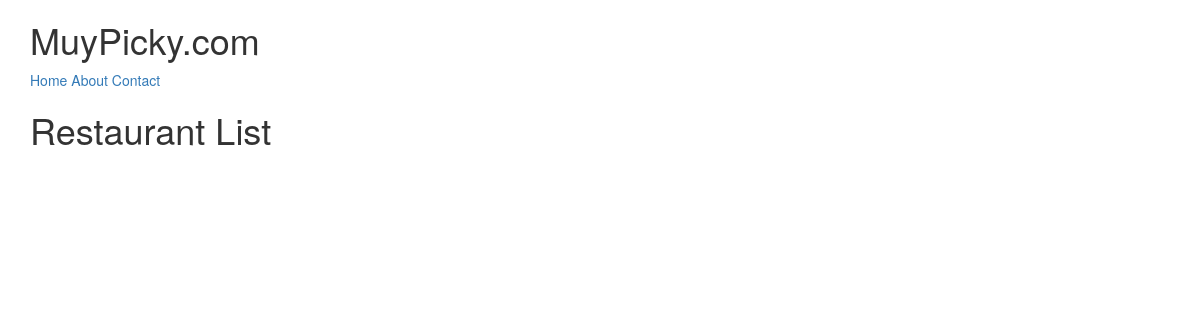
The page /restaurants/ on the database as committed earlier.
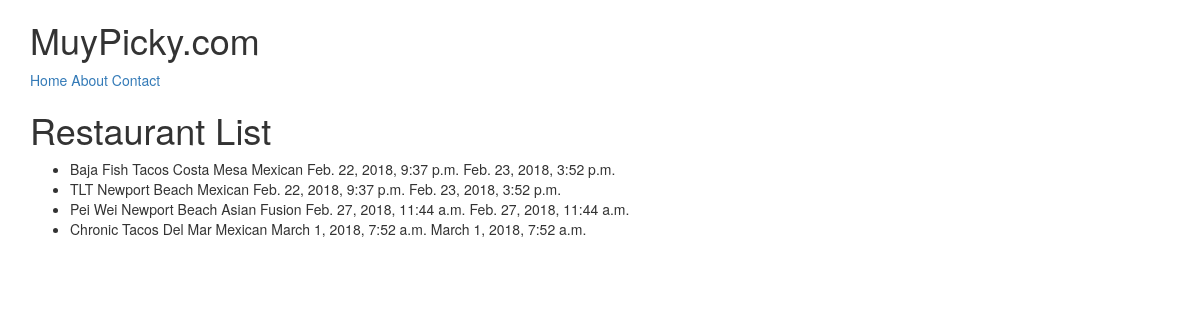
The same page on the database as committed later.
### restaurants/models.py (models this page shows, shortened)
class RestaurantLocation(models.Model):
    name = models.CharField(max_length=120)
    location = models.CharField(max_length=120, null=True, blank=True)
    category = models.CharField(max_length=120, null=True, blank=True)
    timestamp = models.DateTimeField(auto_now_add=True)
    updated = models.DateTimeField(auto_now=True)

### restaurants/views.py (the view)
# urls.py: url(r'^restaurants/$', RestaurantListView.as_view()),
class RestaurantListView(ListView):
    queryset = RestaurantLocation.objects.all()
    template_name = 'restaurants/restaurants_list.html'

### restaurants/templates/restaurants/restaurants_list.html (shortened to what this page needs)
{% extends "base.html" %}
{% block content %}
<h1>Restaurant List</h1>
<ul>
{% for obj in object_list %}
    <li>{{ obj.name }} {{ obj.location }} {{ obj.category }} {{ obj.timestamp }} {{ obj.updated }}</li>
{% endfor %}
</ul>
{% endblock %}

### templates/base.html (shortened to what this page needs)
<!DOCTYPE html>
<html lang=en>
<head>
{% include 'snippets/css.html' %}
</head>
<body>
{% include 'snippets/nav.html' %}
<div class="container">
{% block content %}{% endblock content %}
</div>
</body>
</html>

### templates/snippets/css.html (shortened to what this page needs)
<link rel="stylesheet" href="https://maxcdn.bootstrapcdn.com/bootstrap/3.3.7/css/bootstrap.min.css">
<link rel="stylesheet" href="https://maxcdn.bootstrapcdn.com/bootstrap/3.3.7/css/bootstrap-theme.min.css">

### templates/snippets/nav.html
<div class='container'>
<h1>MuyPicky.com</h1>
<a href="/">Home</a>
<a href="/about/">About</a>
<a href="/contact/">Contact</a>
</div>

Rows that differ between the two databases and show on the page:
added RestaurantLocation: name "Baja Fish Tacos", location "Costa Mesa", category "Mexican", timestamp "Feb. 22, 2018, 9:37 p.m.", updated "Feb. 23, 2018, 3:52 p.m."
added RestaurantLocation: name "TLT", location "Newport Beach", category "Mexican", timestamp "Feb. 22, 2018, 9:37 p.m.", updated "Feb. 23, 2018, 3:52 p.m."
added RestaurantLocation: name "Pei Wei", location "Newport Beach", category "Asian Fusion", timestamp "Feb. 27, 2018, 11:44 a.m.", updated "Feb. 27, 2018, 11:44 a.m."
added RestaurantLocation: name "Chronic Tacos", location "Del Mar", category "Mexican", timestamp "March 1, 2018, 7:52 a.m.", updated "March 1, 2018, 7:52 a.m."
